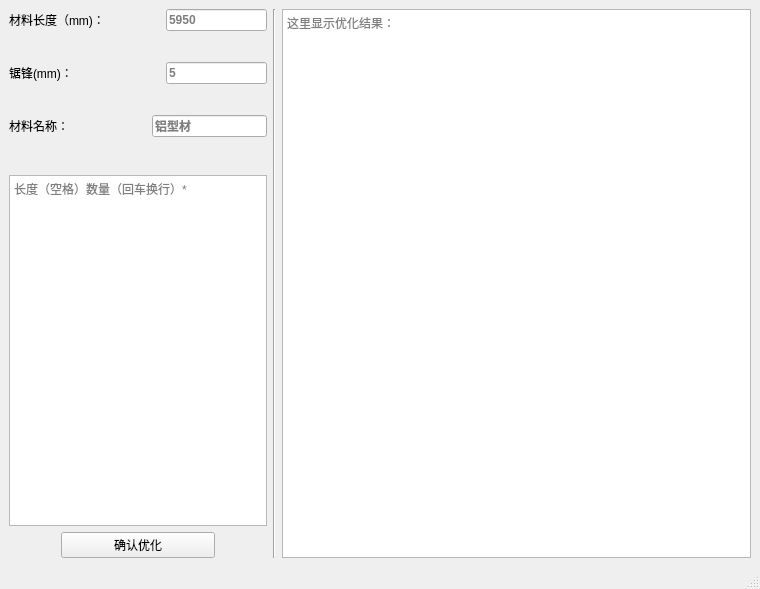
<?xml version="1.0" encoding="UTF-8"?>
<ui version="4.0">
 <class>MainWindow</class>
 <widget class="QMainWindow" name="MainWindow">
  <property name="geometry">
   <rect>
    <x>0</x>
    <y>0</y>
    <width>760</width>
    <height>589</height>
   </rect>
  </property>
  <property name="windowTitle">
   <string>线性优化</string>
  </property>
  <widget class="QWidget" name="centralwidget">
   <layout class="QHBoxLayout" name="horizontalLayout_6">
    <item>
     <layout class="QHBoxLayout" name="horizontalLayout_5" stretch="15,10,60">
      <item>
       <layout class="QVBoxLayout" name="verticalLayout_3" stretch="20,5,60">
        <item>
         <layout class="QVBoxLayout" name="verticalLayout_2" stretch="2,1,2,1,2">
          <item>
           <layout class="QHBoxLayout" name="horizontalLayout_2" stretch="2,1,2">
            <item>
             <widget class="QLabel" name="label">
              <property name="enabled">
               <bool>true</bool>
              </property>
              <property name="baseSize">
               <size>
                <width>30</width>
                <height>15</height>
               </size>
              </property>
              <property name="text">
               <string>材料长度（mm)：</string>
              </property>
             </widget>
            </item>
            <item>
             <spacer name="horizontalSpacer_3">
              <property name="orientation">
               <enum>Qt::Horizontal</enum>
              </property>
              <property name="sizeHint" stdset="0">
               <size>
                <width>40</width>
                <height>20</height>
               </size>
              </property>
             </spacer>
            </item>
            <item>
             <widget class="QLineEdit" name="ycEdit">
              <property name="font">
               <font>
                <weight>75</weight>
                <bold>true</bold>
               </font>
              </property>
              <property name="inputMethodHints">
               <set>Qt::ImhNone</set>
              </property>
              <property name="maxLength">
               <number>4</number>
              </property>
              <property name="placeholderText">
               <string>5950</string>
              </property>
             </widget>
            </item>
           </layout>
          </item>
          <item>
           <spacer name="verticalSpacer">
            <property name="orientation">
             <enum>Qt::Vertical</enum>
            </property>
            <property name="sizeHint" stdset="0">
             <size>
              <width>258</width>
              <height>17</height>
             </size>
            </property>
           </spacer>
          </item>
          <item>
           <layout class="QHBoxLayout" name="horizontalLayout_3" stretch="2,1,2">
            <item>
             <widget class="QLabel" name="label_2">
              <property name="text">
               <string>锯锋(mm)：</string>
              </property>
             </widget>
            </item>
            <item>
             <spacer name="horizontalSpacer_4">
              <property name="orientation">
               <enum>Qt::Horizontal</enum>
              </property>
              <property name="sizeHint" stdset="0">
               <size>
                <width>40</width>
                <height>20</height>
               </size>
              </property>
             </spacer>
            </item>
            <item>
             <widget class="QLineEdit" name="dfEdit">
              <property name="font">
               <font>
                <weight>75</weight>
                <bold>true</bold>
               </font>
              </property>
              <property name="inputMethodHints">
               <set>Qt::ImhNone</set>
              </property>
              <property name="maxLength">
               <number>2</number>
              </property>
              <property name="placeholderText">
               <string>5</string>
              </property>
             </widget>
            </item>
           </layout>
          </item>
          <item>
           <spacer name="verticalSpacer_2">
            <property name="orientation">
             <enum>Qt::Vertical</enum>
            </property>
            <property name="sizeHint" stdset="0">
             <size>
              <width>248</width>
              <height>18</height>
             </size>
            </property>
           </spacer>
          </item>
          <item>
           <layout class="QHBoxLayout" name="horizontalLayout_4" stretch="1,2,3">
            <item>
             <widget class="QLabel" name="label_3">
              <property name="text">
               <string>材料名称：</string>
              </property>
             </widget>
            </item>
            <item>
             <spacer name="horizontalSpacer_5">
              <property name="orientation">
               <enum>Qt::Horizontal</enum>
              </property>
              <property name="sizeHint" stdset="0">
               <size>
                <width>40</width>
                <height>20</height>
               </size>
              </property>
             </spacer>
            </item>
            <item>
             <widget class="QLineEdit" name="ycnameEdit">
              <property name="font">
               <font>
                <weight>75</weight>
                <bold>true</bold>
               </font>
              </property>
              <property name="maxLength">
               <number>8</number>
              </property>
              <property name="placeholderText">
               <string>铝型材</string>
              </property>
             </widget>
            </item>
           </layout>
          </item>
         </layout>
        </item>
        <item>
         <spacer name="verticalSpacer_3">
          <property name="orientation">
           <enum>Qt::Vertical</enum>
          </property>
          <property name="sizeHint" stdset="0">
           <size>
            <width>248</width>
            <height>17</height>
           </size>
          </property>
         </spacer>
        </item>
        <item>
         <layout class="QVBoxLayout" name="verticalLayout">
          <item>
           <widget class="QPlainTextEdit" name="textEdit">
            <property name="inputMethodHints">
             <set>Qt::ImhDigitsOnly|Qt::ImhMultiLine</set>
            </property>
            <property name="placeholderText">
             <string>长度（空格）数量（回车换行）*</string>
            </property>
           </widget>
          </item>
          <item>
           <layout class="QHBoxLayout" name="horizontalLayout" stretch="1,3,1">
            <item>
             <spacer name="horizontalSpacer">
              <property name="orientation">
               <enum>Qt::Horizontal</enum>
              </property>
              <property name="sizeHint" stdset="0">
               <size>
                <width>40</width>
                <height>20</height>
               </size>
              </property>
             </spacer>
            </item>
            <item>
             <widget class="QPushButton" name="button">
              <property name="text">
               <string>确认优化</string>
              </property>
             </widget>
            </item>
            <item>
             <spacer name="horizontalSpacer_2">
              <property name="orientation">
               <enum>Qt::Horizontal</enum>
              </property>
              <property name="sizeHint" stdset="0">
               <size>
                <width>40</width>
                <height>20</height>
               </size>
              </property>
             </spacer>
            </item>
           </layout>
          </item>
         </layout>
        </item>
       </layout>
      </item>
      <item>
       <widget class="Line" name="line">
        <property name="orientation">
         <enum>Qt::Vertical</enum>
        </property>
       </widget>
      </item>
      <item>
       <widget class="QTextEdit" name="getresultEdit">
        <property name="placeholderText">
         <string>这里显示优化结果：</string>
        </property>
       </widget>
      </item>
     </layout>
    </item>
   </layout>
  </widget>
  <widget class="QStatusBar" name="statusbar"/>
 </widget>
 <resources/>
 <connections/>
</ui>
